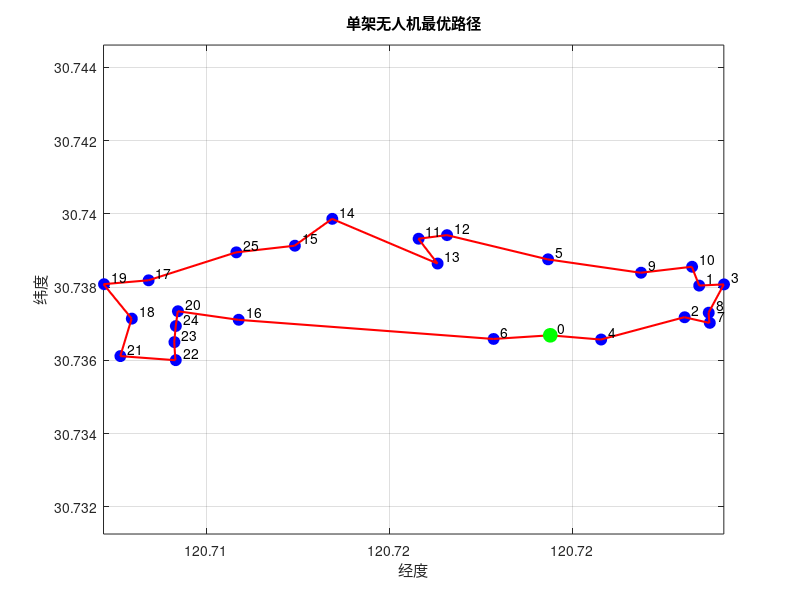

Write the MATLAB code that produced this figure.
clc, clear, close all
%% 问题1（1）：单架无人机路径优化（TSP问题）
% 输入：节点经纬度坐标
% 输出：最优路径及总距离

% 经纬度坐标数据（26个节点，包括配送站0和25个目的地）
clc, clear, close all

% 坐标数据（示例：26个点，包含配送站0号）
coordinates = [  
    120.719393,30.736683;   % 0号点
    120.723462, 30.738040;  % 1号点
    120.723064, 30.737176;  % 2号点
    120.724139, 30.738074;  % 3号点
    120.720783, 30.736567;  % 4号点
    120.719332, 30.738759;  % 5号点
    120.717844, 30.736583;  % 6号点
    120.723751, 30.737023;  % 7号点
    120.723722, 30.737300;  % 8号点
    120.721873, 30.738392;  % 9号点
    120.723267, 30.738555;  % 10号点
    120.715796, 30.739321;  % 11号点
    120.716573, 30.739419;  % 12号点
    120.716315, 30.738643;  % 13号点
    120.713438, 30.739864;  % 14号点
    120.712416, 30.739130;  % 15号点
    120.710881, 30.737107;  % 16号点
    120.708420, 30.738185;  % 17号点
    120.707961, 30.737138;  % 18号点
    120.707201, 30.738079;  % 19号点
    120.709221, 30.737340;  % 20号点
    120.707649, 30.736115;  % 21号点
    120.709162, 30.736004;  % 22号点
    120.709125, 30.736497;  % 23号点
    120.709164, 30.736937;  % 24号点
    120.710817, 30.738949   % 25号点
];

% 计算距离矩阵（基于经纬度的实际距离，单位：米）
n = size(coordinates, 1);
distance_matrix = zeros(n, n);
earth_radius = 6371000;  % 地球半径（米）

for i = 1:n
    for j = i+1:n
        lat1 = coordinates(i, 2) * pi / 180;
        lon1 = coordinates(i, 1) * pi / 180;
        lat2 = coordinates(j, 2) * pi / 180;
        lon2 = coordinates(j, 1) * pi / 180;
        
        % Haversine公式计算两点间距离
        dlat = lat2 - lat1;
        dlon = lon2 - lon1;
        a = sin(dlat/2)^2 + cos(lat1) * cos(lat2) * sin(dlon/2)^2;
        c = 2 * atan2(sqrt(a), sqrt(1-a));
        distance_matrix(i, j) = earth_radius * c;
        distance_matrix(j, i) = distance_matrix(i, j);
    end
end

% 蚁群算法参数设置
num_ants = 50;            % 蚂蚁数量
max_iterations = 200;     % 最大迭代次数
alpha = 1;                % 信息素重要程度因子
beta = 2;                 % 启发式信息重要程度因子
rho = 0.5;                % 信息素挥发因子
Q = 100;                  % 信息素增加强度系数

% 初始化信息素矩阵
pheromone_matrix = ones(n, n);
for i = 1:n
    pheromone_matrix(i, i) = 0;  % 对角线为0，避免自环
end

% 初始化最优路径和距离
best_path = [];
best_distance = inf;

% 蚁群算法主循环
for iter = 1:max_iterations
    % 存储每只蚂蚁的路径和距离
    ant_paths = zeros(num_ants, n);
    ant_distances = zeros(num_ants, 1);
    
    % 每只蚂蚁构建路径
    for ant = 1:num_ants
        % 初始化已访问节点集合
        visited = zeros(1, n);
        current_node = 1;  % 从配送站（节点0）开始
        visited(current_node) = 1;
        ant_paths(ant, 1) = current_node;
        
        % 依次访问剩余节点
        for i = 2:n
            % 计算未访问节点的概率
            unvisited = find(visited == 0);
            probabilities = zeros(size(unvisited));
            
            for j = 1:length(unvisited)
                probabilities(j) = pheromone_matrix(current_node, unvisited(j))^alpha * ...
                                 (1/distance_matrix(current_node, unvisited(j)))^beta;
            end
            
            % 轮盘赌选择下一个节点
            if sum(probabilities) == 0
                next_node = unvisited(1);
            else
                probabilities = probabilities / sum(probabilities);
                cum_prob = cumsum(probabilities);
                r = rand;
                next_node_idx = find(cum_prob >= r, 1, 'first');
                next_node = unvisited(next_node_idx);
            end
            
            % 更新当前节点和访问状态
            current_node = next_node;
            visited(current_node) = 1;
            ant_paths(ant, i) = current_node;
        end
        
        % 计算路径总距离
        total_distance = 0;
        for i = 1:n-1
            total_distance = total_distance + distance_matrix(ant_paths(ant, i), ant_paths(ant, i+1));
        end
        % 返回配送站
        total_distance = total_distance + distance_matrix(ant_paths(ant, n), ant_paths(ant, 1));
        ant_distances(ant) = total_distance;
        
        % 更新最优路径
        if total_distance < best_distance
            best_distance = total_distance;
            best_path = ant_paths(ant, :);
        end
    end
    
    % 更新信息素矩阵
    pheromone_matrix = (1 - rho) * pheromone_matrix;
    
    for ant = 1:num_ants
        for i = 1:n-1
            pheromone_matrix(ant_paths(ant, i), ant_paths(ant, i+1)) = ...
                pheromone_matrix(ant_paths(ant, i), ant_paths(ant, i+1)) + Q / ant_distances(ant);
            pheromone_matrix(ant_paths(ant, i+1), ant_paths(ant, i)) = ...
                pheromone_matrix(ant_paths(ant, i+1), ant_paths(ant, i));
        end
        % 从最后一个节点返回起点
        pheromone_matrix(ant_paths(ant, n), ant_paths(ant, 1)) = ...
            pheromone_matrix(ant_paths(ant, n), ant_paths(ant, 1)) + Q / ant_distances(ant);
        pheromone_matrix(ant_paths(ant, 1), ant_paths(ant, n)) = ...
            pheromone_matrix(ant_paths(ant, 1), ant_paths(ant, n));
    end
    
    % 输出迭代信息
    if mod(iter, 10) == 0
        fprintf('迭代次数: %d, 最优距离: %.2f 米\n', iter, best_distance);
    end
end

% 输出结果
fprintf('\n单架无人机最优路径（节点编号）: ');
fprintf('%d -> ', best_path);
fprintf('%d\n', best_path(1));  % 返回起点
fprintf('总飞行距离: %.2f 米\n', best_distance);

% 可视化路径
figure(1);
plot(coordinates(:,1), coordinates(:,2), 'bo', 'MarkerSize', 8, 'MarkerFaceColor', 'b');
hold on;
plot(coordinates(best_path,1), coordinates(best_path,2), 'r-', 'LineWidth', 1.5);
% 连接最后一个节点和起点
plot([coordinates(best_path(end),1), coordinates(best_path(1),1)], ...
     [coordinates(best_path(end),2), coordinates(best_path(1),2)], 'r-', 'LineWidth', 1.5);
plot(coordinates(best_path(1),1), coordinates(best_path(1),2), 'go', 'MarkerSize', 10, 'MarkerFaceColor', 'g');

% 添加节点编号
for i = 1:n
    text(coordinates(i,1)+0.0002, coordinates(i,2)+0.0002, num2str(i-1));
end

title('单架无人机最优路径');
xlabel('经度');
ylabel('纬度');
grid on;
axis equal;
